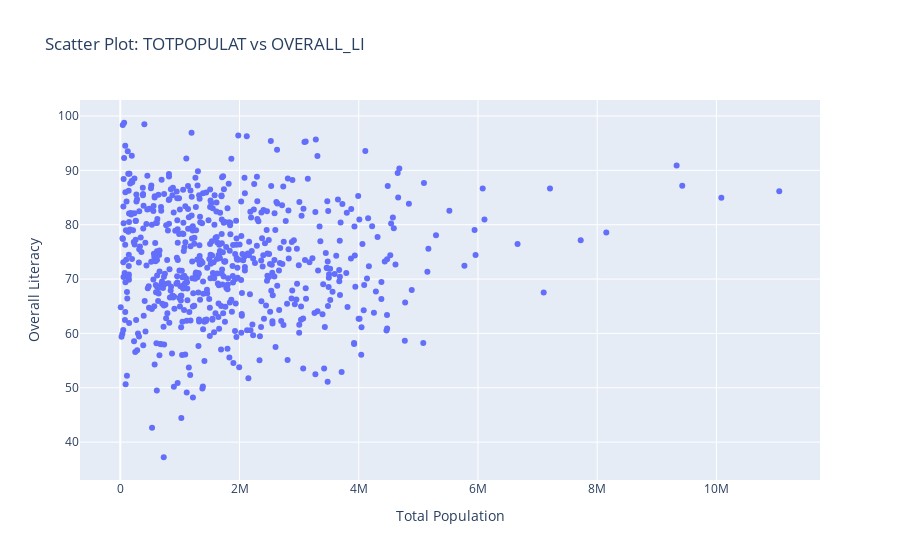

The notebook cell this image was saved under:
### Code cell
scatter_fig = px.scatter(education_districtwise, x='TOTPOPULAT', y='OVERALL_LI', title='Scatter Plot: TOTPOPULAT vs OVERALL_LI',
                         labels={'TOTPOPULAT': 'Total Population', 'OVERALL_LI': 'Overall Literacy'})
scatter_fig.show()

### Figure 1 — Plotly figure (JSON) as saved in the notebook; plotly's stock layout.template omitted (floating-point values rounded to 4 significant figures; data arrays with more than 128 entries replaced by an {"elided": "..."} marker saying what was removed)
{"data": [{"hovertemplate": "Total Population=%{x}<br>Overall Literacy=%{y}<extra></extra>", "legendgroup": "", "marker": {"color": "#636efa", "symbol": "circle"}, "mode": "markers", "name": "", "orientation": "v", "showlegend": false, "type": "scatter", "x": {"elided": "625 int values"}, "xaxis": "x", "y": {"elided": "625 float values"}, "yaxis": "y"}], "layout": {"legend": {"tracegroupgap": 0}, "title": {"text": "Scatter Plot: TOTPOPULAT vs OVERALL_LI"}, "xaxis": {"anchor": "y", "domain": [0, 1], "title": {"text": "Total Population"}}, "yaxis": {"anchor": "x", "domain": [0, 1], "title": {"text": "Overall Literacy"}}}}
